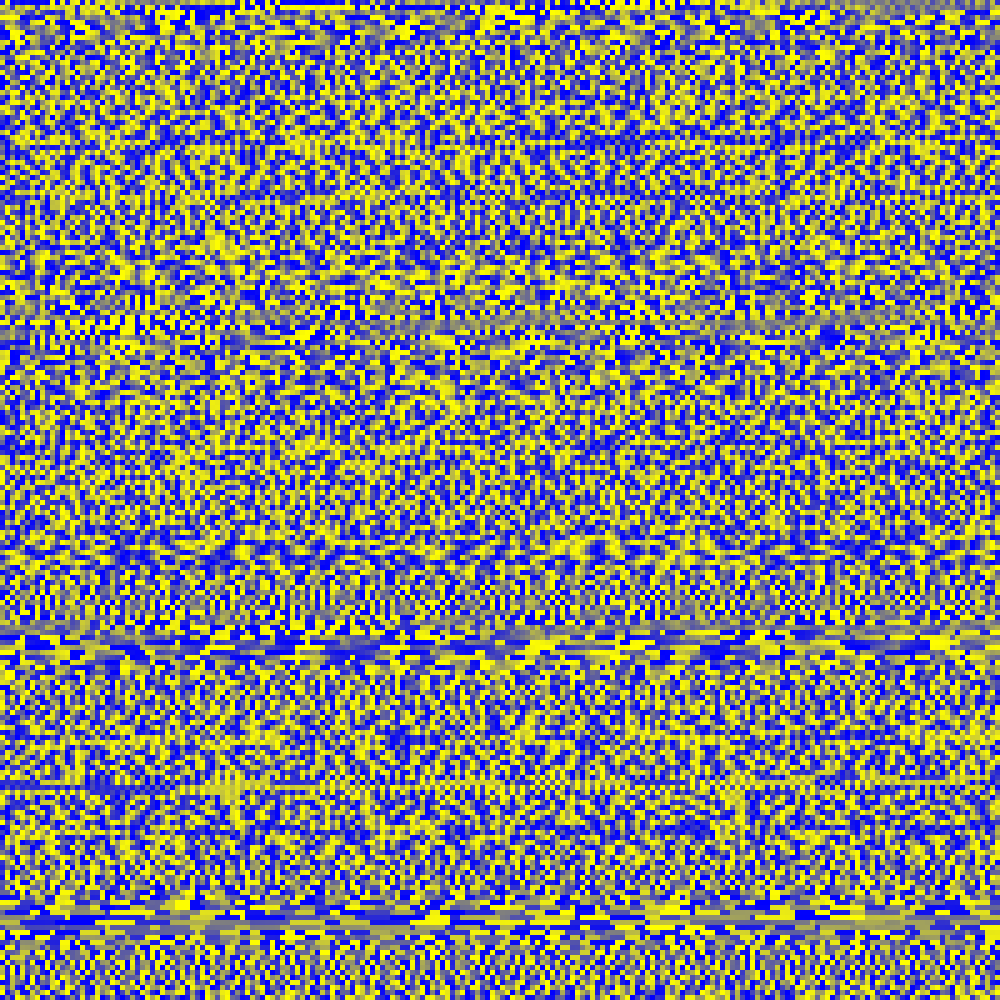
Frame 1 (no input)
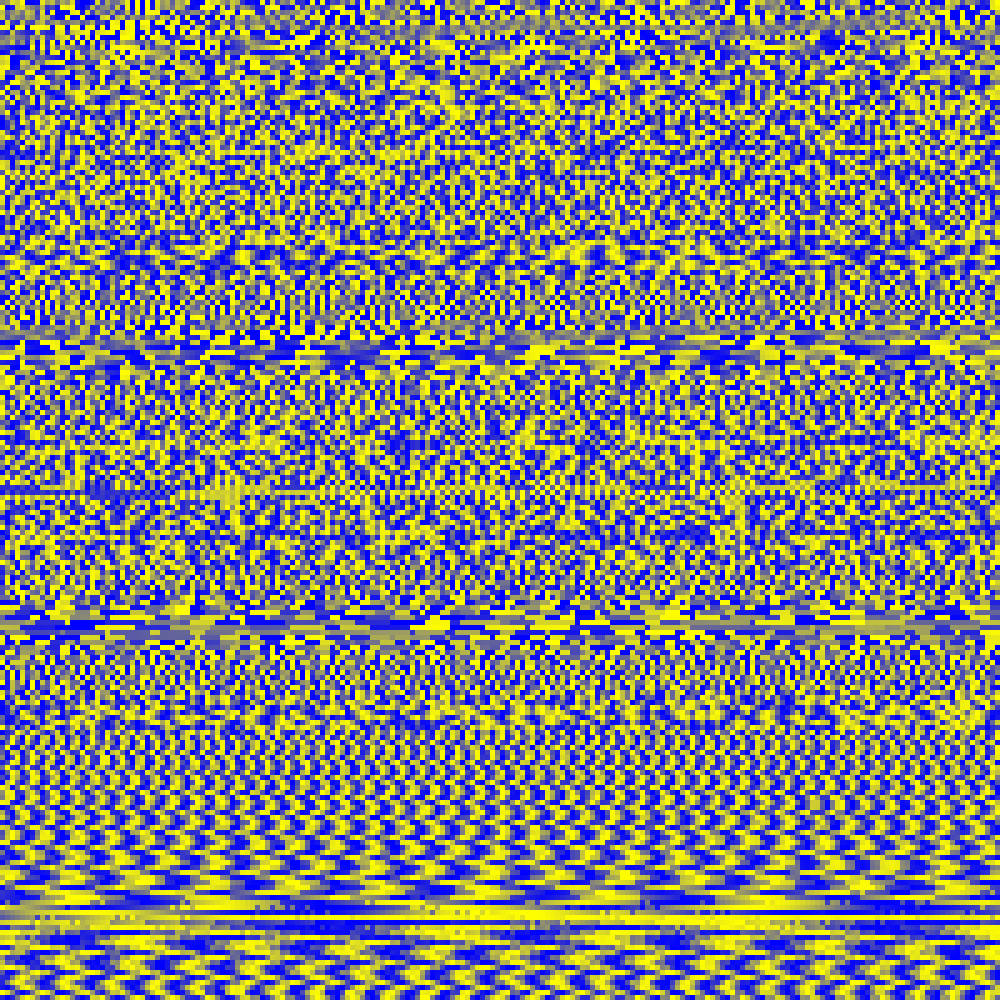
Frame 60 (the mouse pressed at the canvas centre just before this capture)
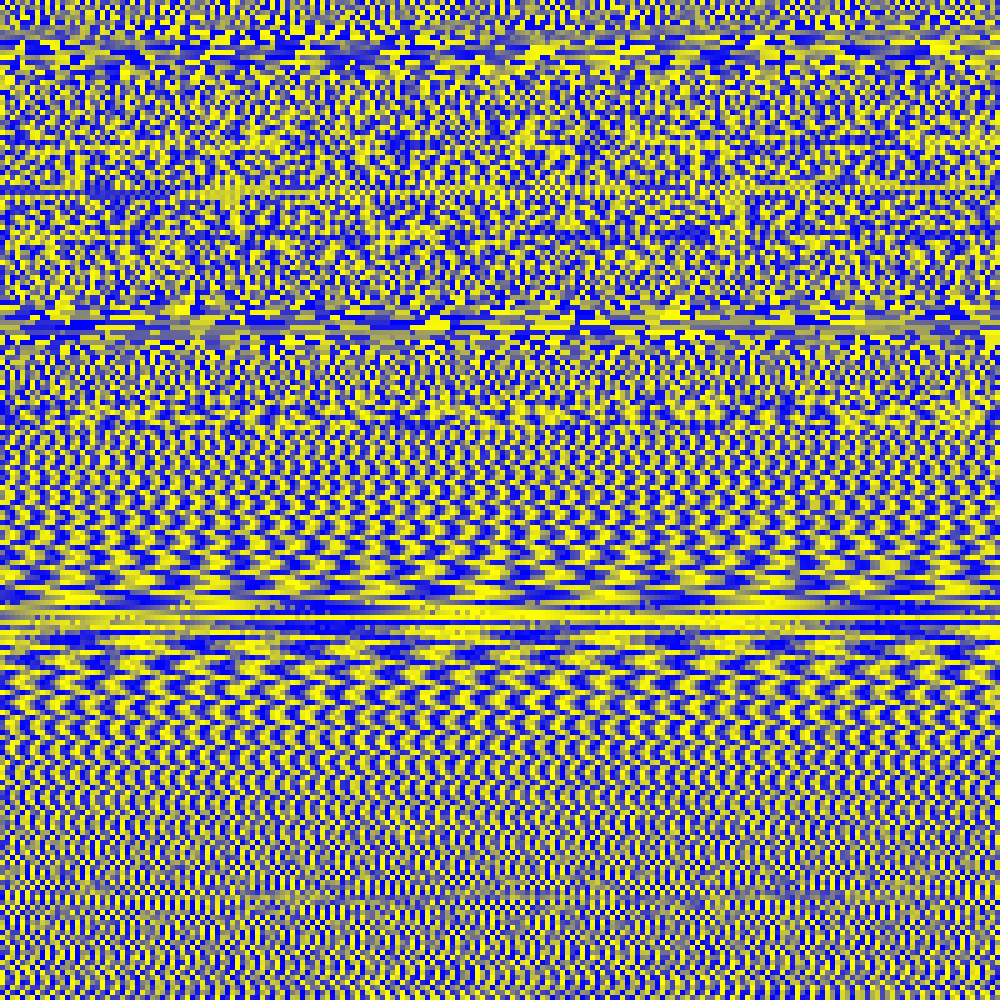
Frame 120 (the mouse held since frame 60 and released just before this capture)

The Processing sketch that drew these frames (run headless with seeded random() and noise(); from frame 60 on, the mouse is pressed at the canvas centre):

// Processing sketch: sineProbProcessing
// ── sineProbProcessing.pde
long cell=0;
long cellmult;
float sz;
int rc;
//int frames;
int celloff=0;
void setup() {
  size(1000, 1000);
  sz = 5;
  background(0);
  rc=floor(width/sz);
  //frameRate(14);
  noStroke();
  celloff =rc*rc*9; // set start place
  
}

void draw() {


  cubo();
  //frames++;
  celloff+=rc*1; // how many rows it will scroll
  // limit the number of frames to 45
  //frames=frames%45;
  fill(0);
  if(frameCount%25==0){
    println(cellmult,cell,sin(radians(cellmult)));
  }  //textSize(70);
  //text(celloff, 100, 100);
  if (celloff>rc*rc*25) { //squared grid *45frames
     celloff =rc*rc*9;
  }
}

void cubo() {
  cell = celloff;
  for (int j =0; j<rc; j++) {

    for (int i = 0; i<rc; i++) {

      cell=cell+1;
      // cube val of cell num
      cellmult = cell*cell*cell;

      // map the sine of that to a color val
      float c4 = map(sin(radians(cellmult)), -1, 1, 0, 255);

      fill(c4, c4, 255-c4);
      rect(i*sz, j*sz, sz, sz);
    }
  }
}
